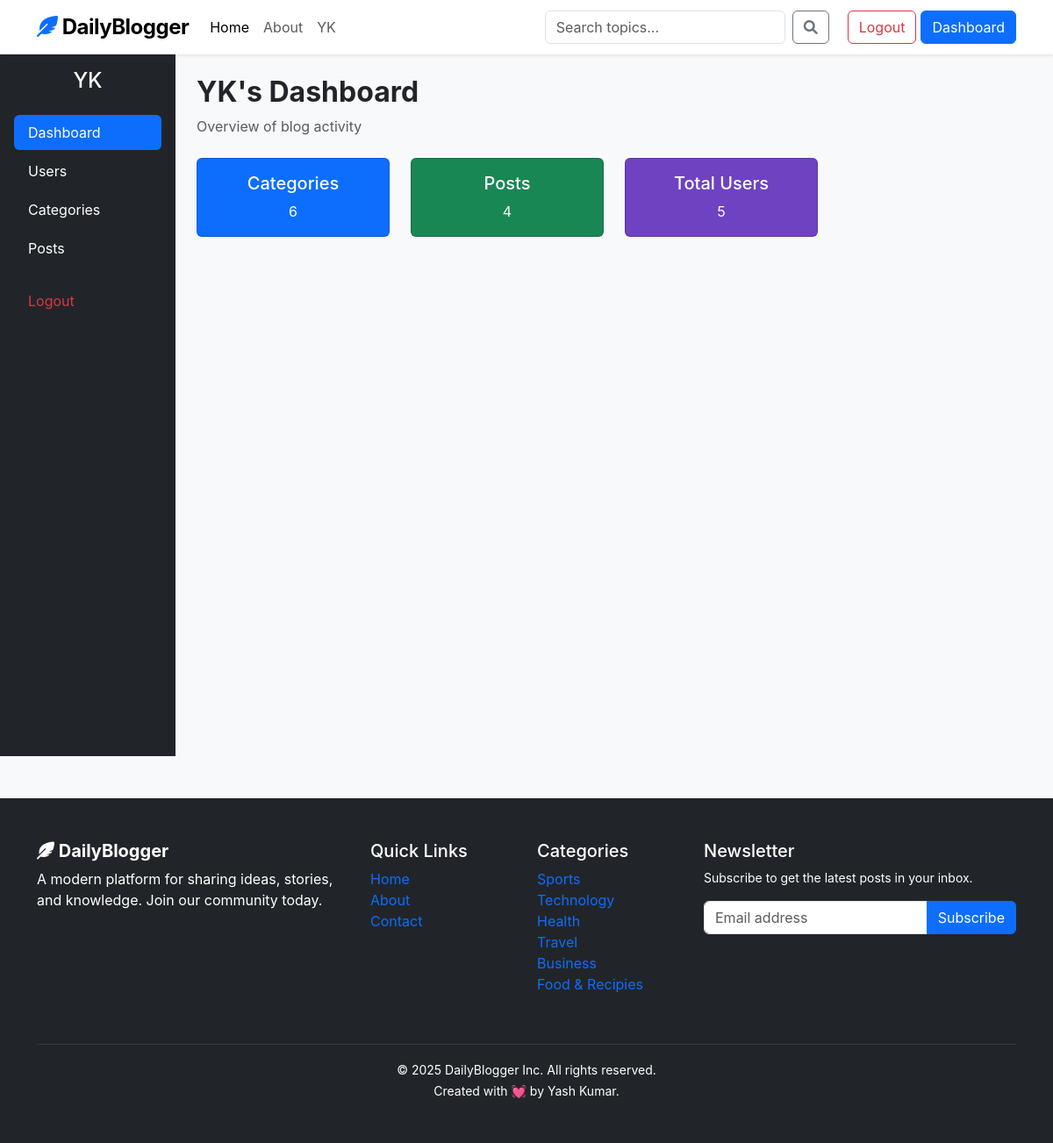
The page /dashboard/ (signed in) on the database its author committed.
### blog/models.py (models this page shows)
class Category(models.Model):
    category_name=models.CharField(max_length=50,unique=True)
    created_at= models.DateTimeField(auto_now_add=True)
    updated_at= models.DateTimeField(auto_now=True)
    class Meta:
        verbose_name_plural = "Categories"
    def __str__(self):
        return self.category_name

### dashboard/views.py (the view)
# urls.py: path('dashboard/', include('dashboard.urls')),
@login_required(login_url='login')
def dashboard(request):
    category_count = Category.objects.all().count()
    blogs_count = Post.objects.all().count()
    users_count = User.objects.all().count()
    context = {
        'category_count': category_count,
        'blogs_count': blogs_count,
        'user_count': users_count,
    }
    return render(request, 'dashboard/dashboard.html', context)

### blog/context_processors.py (called while the page is built)
def category_processor(request):
    categories = Category.objects.all()
    return dict(categories=categories)

### templates/dashboard/dashboard.html
{% extends 'base.html' %}
{% block content %}
<div class="container-fluid">
  <div class="row min-vh-100">
    {% include 'dashboard/sidebar.html' %}
    <div class="col">
      <div class="container mt-4">
        <h2 class="fw-bold">{{ user }}'s Dashboard</h2>
        <p class="text-muted mb-0">Overview of blog activity</p>
        <div class="row mt-4">
          <div class="col-md-6 col-lg-3 mb-4">
            <div class="card bg-primary text-white">
              <div class="card-body text-center">
                <h5 class="card-title">Categories</h5>
                {% if category_count %}
                <p class="card-text">{{ category_count }}</p>
                {% else %}
                <p class="card-text">0</p>
                {% endif %}
              </div>
            </div>
          </div>
          <div class="col-md-6 col-lg-3 mb-4">
            <div class="card bg-success text-white">
              <div class="card-body text-center">
                <h5 class="card-title">Posts</h5>
                {% if blogs_count %}
                <p class="card-text">{{ blogs_count }}</p>
                {% else %}
                <p class="card-text">0</p>
                {% endif %}
              </div>
            </div>
          </div>
          {% if perms.auth.view_user %}
          <div class="col-md-6 col-lg-3 mb-4">
            <div class="card text-white" style="background-color: #6f42c1;">
              <div class="card-body text-center">
                <h5 class="card-title">Total Users</h5>
                {% if user_count %}
                <p class="card-text">{{ user_count }}</p>
                {% else %}
                <p class="card-text">0</p>
                {% endif %}
              </div>
            </div>
          </div>
          {% endif %}
        </div>
      </div>
    </div>
  </div>
</div>
{% endblock %}

### templates/base.html (shortened to what this page needs)
{% load static %}
<!DOCTYPE html>
<html lang="en">
<head>
    <link href="https://cdn.jsdelivr.net/npm/bootstrap@5.3.0/dist/css/bootstrap.min.css" rel="stylesheet">
    <link rel="stylesheet" href="https://cdnjs.cloudflare.com/ajax/libs/font-awesome/6.0.0/css/all.min.css">
    <link rel="stylesheet" href="{% static 'css/styles.css' %}">
</head>
<body>
    <nav class="navbar navbar-expand-lg navbar-light bg-white sticky-top shadow-sm">
        <div class="container">
            <a class="navbar-brand fw-bold" href="#"><i class="fas fa-feather-alt text-primary"></i> DailyBlogger</a>
            <div class="collapse navbar-collapse" id="navbarNav">
                <ul class="navbar-nav me-auto mb-2 mb-lg-0">
                    <li class="nav-item"><a class="nav-link active" href="{% url 'home' %}">Home</a></li>
                    <li class="nav-item"><a class="nav-link" href="https://yash4313.github.io/Portfolio/" target="_blank">About</a></li>
                    {% if user.is_authenticated %}
                    <li class="nav-item"><a class="nav-link" href="#">{{ user.username }}</a></li>
                    {% endif %}
                </ul>
                <form class="d-flex me-3" method="get" action="{% url 'search' %}">
                    <input class="form-control me-2" type="text" name="keyword" value="{{ query }}" placeholder="Search topics..." aria-label="Search">
                    <button class="btn btn-outline-secondary" type="submit"><i class="fas fa-search"></i></button>
                </form>
                {% if not user.is_authenticated %}
                <div class="d-flex gap-2">
                    <a href="{% url 'login' %}" class="btn btn-outline-primary">Login</a>
                    <a href="{% url 'register' %}" class="btn btn-primary">Sign Up</a>
                </div>
                {% else %}
                <div class="d-flex gap-2">
                    <a href="{% url 'logout' %}" class="btn btn-outline-danger" style="margin-left: 5px;">Logout</a>
                </div>
                <div class="d-flex gap-2">
                    <a href="{% url 'dashboard' %}" class="btn btn-primary" style="margin-left: 5px;">Dashboard</a>
                </div>
                {% endif %}
            </div>
        </div>
    </nav>
{% block content %}
{% endblock %}
    <footer class="bg-dark text-white py-5 mt-5">
        <div class="container">
            <div class="row">
                <div class="col-md-4 mb-4">
                    <h5 class="fw-bold"><i class="fas fa-feather-alt"></i> DailyBlogger</h5>
                    <p class="text-white">A modern platform for sharing ideas, stories, and knowledge. Join our community today.</p>
                </div>
                <div class="col-md-2 mb-4">
                    <h5>Quick Links</h5>
                    <ul class="list-unstyled text-small">
                        <li><a class="text-decoration-none text-grey hover-white" href="{% url 'home' %}">Home</a></li>
                        <li><a class="text-decoration-none text-grey hover-white" href="https://yash4313.github.io/Portfolio/" target="_blank">About</a></li>
                        <li><a class="text-decoration-none text-grey hover-white" href="#">Contact</a></li>
                    </ul>
                </div>
                <div class="col-md-2 mb-4">
                    <h5>Categories</h5>
                    <ul class="list-unstyled text-small">
                        {% for category in categories %}
                        <li><a class="text-decoration-none text-grey hover-white" href="{% url 'category_list' category.id %}">{{ category }}</a></li>
                        {% endfor %}
                    </ul>
                </div>
                <div class="col-md-4 mb-4">
                    <h5>Newsletter</h5>
                    <p class="text-white small">Subscribe to get the latest posts in your inbox.</p>
                    <div class="input-group mb-3">
                        <input type="text" class="form-control" placeholder="Email address">
                        <button class="btn btn-primary" type="button">Subscribe</button>
                    </div>
                </div>
            </div>
            <hr class="border-secondary">
            <div class="text-center text-white">
                <small>&copy; 2025 DailyBlogger Inc. All rights reserved.</small><br>
                <small> Created with 💓 by Yash Kumar.</small>
            </div>
        </div>
    </footer>
</body>
</html>

### templates/dashboard/sidebar.html
<aside class="col-12 col-md-3 col-lg-2 bg-dark text-white p-3">
  <h4 class="text-center mb-4">{{ user }}</h4>
  <ul class="nav nav-pills flex-column gap-1">
    <li class="nav-item">
      <a class="nav-link text-white {% if '/dashboard/' == request.path %}bg-primary{% endif %}" href="{% url 'dashboard' %}">Dashboard</a>
    </li>
    {% if perms.auth.view_user %}
    <li class="nav-item">
      <a class="nav-link text-white {% if '/users/' in request.path %}bg-primary{% endif %}" href="{% url 'users' %}">Users</a>
    </li>
    {% endif %}
    <li class="nav-item">
      <a class="nav-link text-white {% if '/categories/' in request.path %}bg-primary{% endif %}" href="{% url 'categories' %}">Categories</a>
    </li>
    <li class="nav-item">
      <a class="nav-link text-white {% if '/posts/' in request.path %}bg-primary{% endif %}" href="{% url 'posts' %}">Posts</a>
    </li>
    <li class="nav-item mt-3">
      <a class="nav-link text-danger" href="{% url 'logout' %}">Logout</a>
    </li>
  </ul>
</aside>

### blog_main/static/css/styles.css (style rules this page uses)
body { font-family: -apple-system, BlinkMacSystemFont, "Segoe UI", Roboto, "Helvetica Neue", Arial, sans-serif; background-color: #f8f9fa; }
.navbar-brand { font-size: 1.5rem; letter-spacing: -0.5px; }

### rows shown on the page
Category: category_name "Sports"
Category: category_name "Technology"
Category: category_name "Health"
Category: category_name "Travel"
Category: category_name "Business"
Category: category_name "Food & Recipies"

### other values the page prints
{{ user.username }} "YK"
{{ user }} "YK"
{{ category_count }} "6"
{{ blogs_count }} "4"
{{ user_count }} "5"
